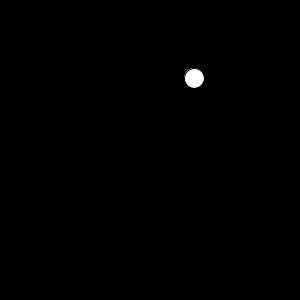
Frame 1 (no input)
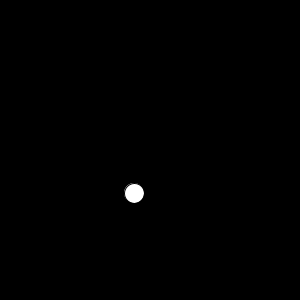
Frame 60 (the mouse pressed at the canvas centre just before this capture)
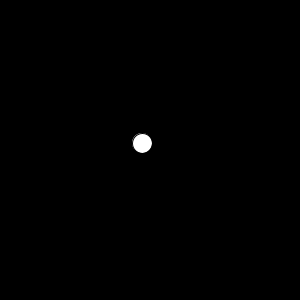
Frame 120 (the mouse held since frame 60 and released just before this capture)

The Processing sketch that drew these frames (run headless with seeded random() and noise(); from frame 60 on, the mouse is pressed at the canvas centre):

// Processing sketch: processing_119022
// ── processing_119022.pde

int x;
int y;
int velocitatX;
int velocitatY;
void setup()
{
  size(300,300);
  background(0);
  
  x=int(random(1,width));
  y=int(random(1,height));
  
  velocitatX=4;
  velocitatY=5;
  
}
void draw()
{
  background(0);
  ellipse(x,y,20,20);
  
  x=x+velocitatX;
  y=y+velocitatY;
  
  if((x<20)||(x>width-20))
  {
    velocitatX=-velocitatX;
  }
  
  if((y<20)||(y>height-20))
  {
    velocitatY=-velocitatY;
  }
  
    
  
}
